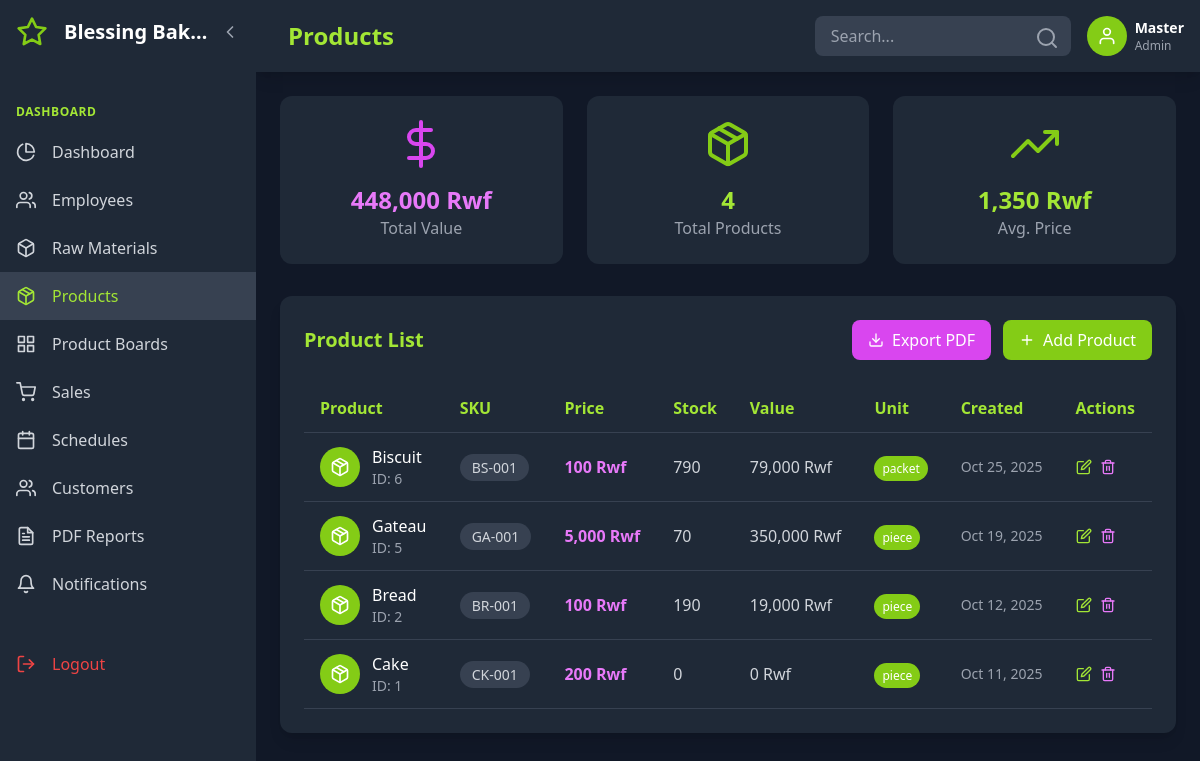
The app's page /?page=products (signed in), older data.
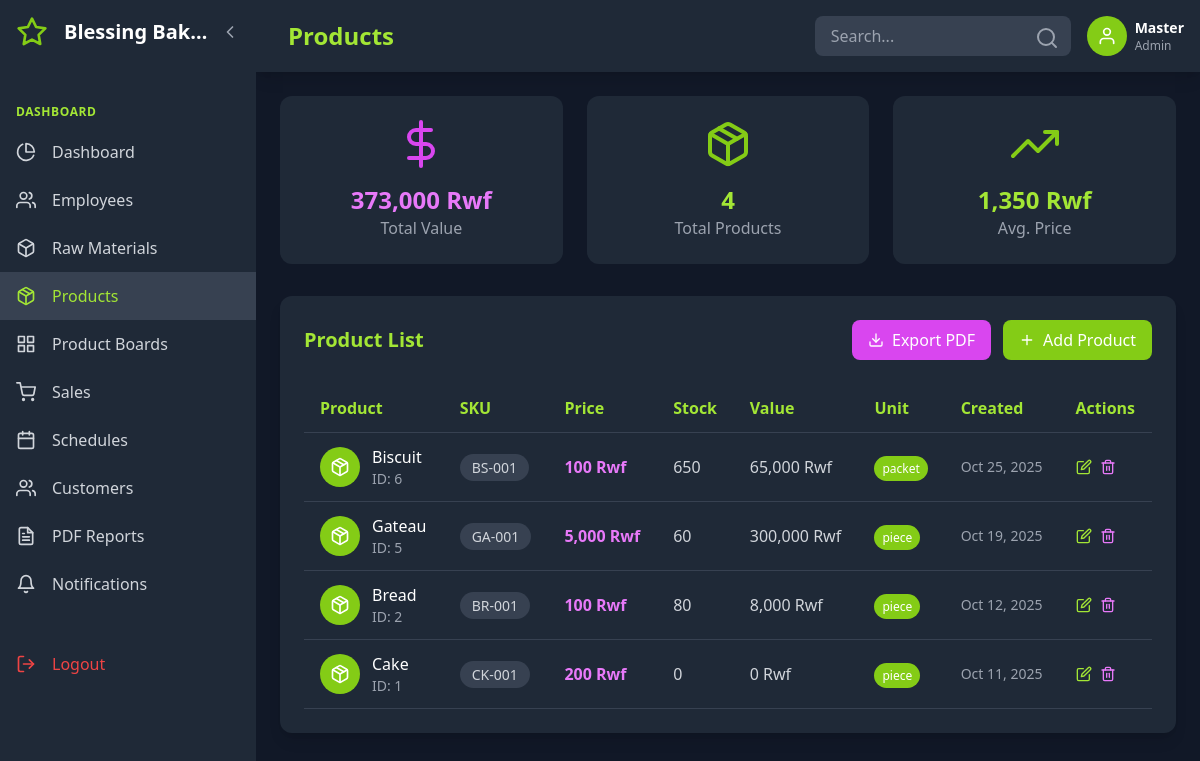
The same page, newer data.
### tables this page shows
CREATE TABLE `system_settings` (
  `id` int(11) NOT NULL,
  `business_name` varchar(255) DEFAULT 'Bakery Management System',
  `currency` varchar(10) DEFAULT 'Frw',
  `timezone` varchar(50) DEFAULT 'Africa/Kigali',
  `date_format` varchar(20) DEFAULT 'Y-m-d',
  `low_stock_threshold` int(11) DEFAULT 10,
  `updated_at` datetime DEFAULT current_timestamp() ON UPDATE current_timestamp()
);

CREATE TABLE `products` (
  `id` int(11) NOT NULL,
  `name` varchar(150) NOT NULL,
  `sku` varchar(80) DEFAULT NULL,
  `price` decimal(10,2) DEFAULT 0.00,
  `unit` varchar(20) DEFAULT NULL,
  `created_at` datetime DEFAULT current_timestamp(),
  `stock` int(11) NOT NULL DEFAULT 0
);

### public/index.php (called while the page is built, shortened)
<?php
require __DIR__ . '/../config/config.php';
$isAjax = (
    (!empty($_SERVER['HTTP_X_REQUESTED_WITH']) && strtolower($_SERVER['HTTP_X_REQUESTED_WITH']) === 'xmlhttprequest')
);
$page = $_GET['page'] ?? 'home';
$logged_in = isset($_SESSION['user_id']);
$admin_only_pages = ['dashboard','employees','employee_create','raw_materials','products','schedules','admin_reports','reports','material_orders','suppliers','supplier_trips'];
$employee_pages = ['product_boards','production','sales','employee_reports','customers'];
$common_pages = ['notifications','profile','change_password','logout','exports_pdf','export_page_pdf','exports_csv','quick_csv_export','export_schedule','settings'];
$public_pages = ['home','login'];
$dashboard_pages = array_merge($admin_only_pages, $employee_pages, $common_pages);
$dashboard_pages = array_diff($dashboard_pages, ['logout', 'exports_pdf', 'export_page_pdf', 'exports_csv', 'quick_csv_export', 'export_schedule']);
if ($page === 'exports_pdf' && $logged_in) {
    ob_end_clean();
    include __DIR__ . '/../app/controllers/exports_pdf.php';
} else if ($page === 'export_page_pdf' && $logged_in) {
    ob_end_clean();
    include __DIR__ . '/../app/controllers/export_page_pdf.php';
} else if ($page === 'exports_csv' && $logged_in) {
    ob_end_clean();
    include __DIR__ . '/../app/controllers/exports_csv.php';
} else if ($page === 'quick_csv_export' && $logged_in) {
    ob_end_clean();
    include __DIR__ . '/../app/controllers/quick_csv_export.php';
} else if ($page === 'export_schedule' && $logged_in) {
    ob_end_clean();
    include __DIR__ . '/../app/controllers/export_schedule.php';
} else if (in_array($page, $dashboard_pages) && $logged_in) {
    if ($isAjax) {
        include __DIR__ . '/../app/controllers/' . $page . '.php';
    } else {
        include __DIR__ . '/../app/views/header.php';
        include __DIR__ . '/../app/controllers/' . $page . '.php';
        include __DIR__ . '/../app/views/footer.php';
    }
} else if (in_array($page, $public_pages)) {
    if ($page === 'home') {
        include __DIR__ . '/../app/controllers/home.php';
    } else {
        include __DIR__ . '/../app/views/public_header.php';
        include __DIR__ . '/../app/controllers/' . $page . '.php';
        include __DIR__ . '/../app/views/public_footer.php';
    }
}
?>

### app/helpers/i18n.php (called while the page is built, shortened)
<?php
if (!function_exists('t')) {
    function t(string $key): string
    {
        $language = $_SESSION['language'] ?? 'en';
        if (isset($translations[$language][$key])) {
            return $translations[$language][$key];
        }
        return $key;
    }
}

### app/controllers/products.php (the view, shortened to what the rows shown need)
<?php
$prods = $pdo->query('SELECT * FROM products ORDER BY created_at DESC')->fetchAll();
?>
<div class="bg-gray-800 rounded-xl p-6 shadow-lg">
    <div class="overflow-x-auto">
        <table class="w-full">
            <thead>
                <tr class="border-b border-gray-700">
                    <th class="text-left py-3 px-4 text-lime-400">Product</th>
                    <th class="text-left py-3 px-4 text-lime-400">SKU</th>
                    <th class="text-left py-3 px-4 text-lime-400">Price</th>
                    <th class="text-left py-3 px-4 text-lime-400">Stock</th>
                    <th class="text-left py-3 px-4 text-lime-400">Value</th>
                    <th class="text-left py-3 px-4 text-lime-400">Unit</th>
                    <th class="text-left py-3 px-4 text-lime-400">Created</th>
                    <th class="text-left py-3 px-4 text-lime-400">Actions</th>
                </tr>
            </thead>
            <tbody id="productsTableBody">
                <?php foreach($prods as $p): ?>
                <tr class="border-b border-gray-700 hover:bg-gray-700" data-product-id="<?= $p['id'] ?>">
                    <td class="py-3 px-4">
                        <div class="flex items-center space-x-3">
                            <div class="w-10 h-10 bg-lime-500 rounded-full flex items-center justify-center">
                                <i data-feather="package" class="w-5 h-5 text-white"></i>
                            </div>
                            <div>
                                <p class="font-medium"><?= htmlspecialchars($p['name']) ?></p>
                                <p class="text-gray-400 text-sm">ID: <?= htmlspecialchars($p['id']) ?></p>
                            </div>
                        </div>
                    </td>
                    <td class="py-3 px-4">
                        <span class="bg-gray-700 text-gray-300 px-3 py-1 rounded-full text-sm">
                            <?= htmlspecialchars($p['sku'] ?? 'N/A') ?>
                        </span>
                    </td>
                    <td class="py-3 px-4">
                        <span class="text-fuchsia-400 font-bold"><?= number_format($p['price'], 0) ?> Rwf</span>
                    </td>
                    <td class="py-3 px-4 text-gray-300">
                        <?= number_format($p['stock'] ?? 0, 0) ?>
                    </td>
                    <td class="py-3 px-4 text-gray-300">
                        <?php $row_value = ($p['price'] ?? 0) * ($p['stock'] ?? 0); ?>
                        <?= number_format($row_value, 0) ?> Rwf
                    </td>
                    <td class="py-3 px-4">
                        <span class="bg-lime-500 text-white px-2 py-1 rounded-full text-xs">
                            <?= htmlspecialchars($p['unit'] ?? 'piece') ?>
                        </span>
                    </td>
                    <td class="py-3 px-4 text-gray-400 text-sm">
                        <?= date('M j, Y', strtotime($p['created_at'])) ?>
                    </td>
                    <td class="py-3 px-4">
                        <div class="flex space-x-2">
                            <button class="edit-product text-lime-400 hover:text-lime-300" data-id="<?= $p['id'] ?>">
                                <i data-feather="edit" class="w-4 h-4"></i>
                            </button>
                            <button class="delete-product text-fuchsia-400 hover:text-fuchsia-300" data-id="<?= $p['id'] ?>">
                                <i data-feather="trash-2" class="w-4 h-4"></i>
                            </button>
                        </div>
                    </td>
                </tr>
                <?php endforeach; ?>
            </tbody>
        </table>
    </div>
</div>

### app/views/header.php (shortened to what the rows shown need)
<?php
    $user = $_SESSION['user_id'] ?? null;
    $user_role = $_SESSION['role'] ?? 'employee';
    $user_name = $_SESSION['username'] ?? 'User';
    $current_page = $_GET['page'] ?? 'dashboard';
    $theme = $_SESSION['theme'] ?? 'dark';
    $language = $_SESSION['language'] ?? 'en';
if ($user):
?>
<!DOCTYPE html>
<html lang="<?= htmlspecialchars($language) ?>" class="<?= $theme === 'dark' ? 'dark' : '' ?>">
<head>
    <script src="https://cdn.tailwindcss.com"></script>
</head>
<body class="<?= $theme === 'dark' ? 'bg-gray-900 text-white' : 'bg-gray-100 text-gray-900' ?> min-h-screen flex">
    <div id="sidebar" class="sidebar sidebar-expanded bg-gray-800 fixed h-full overflow-hidden z-50">
        <div class="p-4 flex items-center justify-between">
            <div class="flex items-center min-w-0">
                <i data-feather="star" class="text-lime-500 w-8 h-8 flex-shrink-0"></i>
                <span class="logo-text ml-4 text-xl font-bold truncate"><?php echo $conn->query("SELECT business_name FROM system_settings LIMIT 1")->fetchColumn(); ?></span>
            </div>
            <button id="sidebarToggle" class="text-gray-400 hover:text-white ml-2 flex-shrink-0">
                <i data-feather="chevron-left" class="w-5 h-5 sidebar-toggle-icon"></i>
            </button>
        </div>
        <nav class="mt-8">
            <?php if ($user_role === 'admin'): ?>
                <div class="px-4 py-2 text-xs font-semibold text-lime-400 uppercase tracking-wider">
                    <span class="nav-item-text"><?= t('dashboard') ?></span>
                </div>
                <a href="?page=dashboard" class="nav-item flex items-center px-4 py-3 text-gray-300 hover:bg-gray-700 hover:text-lime-400 transition-colors <?= $current_page === 'dashboard' ? 'bg-gray-700 text-lime-400' : '' ?>">
                    <i data-feather="pie-chart" class="w-5 h-5 flex-shrink-0"></i>
                    <span class="nav-item-text ml-4 truncate"><?= t('dashboard') ?></span>
                </a>
                <a href="?page=employees" class="nav-item flex items-center px-4 py-3 text-gray-300 hover:bg-gray-700 hover:text-lime-400 transition-colors <?= $current_page === 'employees' ? 'bg-gray-700 text-lime-400' : '' ?>">
                    <i data-feather="users" class="w-5 h-5 flex-shrink-0"></i>
                    <span class="nav-item-text ml-4 truncate"><?= t('employees') ?></span>
                </a>
                <a href="?page=raw_materials" class="nav-item flex items-center px-4 py-3 text-gray-300 hover:bg-gray-700 hover:text-lime-400 transition-colors <?= $current_page === 'raw_materials' ? 'bg-gray-700 text-lime-400' : '' ?>">
                    <i data-feather="box" class="w-5 h-5 flex-shrink-0"></i>
                    <span class="nav-item-text ml-4 truncate"><?= t('raw_materials') ?></span>
                </a>
                <a href="?page=products" class="nav-item flex items-center px-4 py-3 text-gray-300 hover:bg-gray-700 hover:text-lime-400 transition-colors <?= $current_page === 'products' ? 'bg-gray-700 text-lime-400' : '' ?>">
                    <i data-feather="package" class="w-5 h-5 flex-shrink-0"></i>
                    <span class="nav-item-text ml-4 truncate"><?= t('products') ?></span>
                </a>
                <a href="?page=product_boards" class="nav-item flex items-center px-4 py-3 text-gray-300 hover:bg-gray-700 hover:text-lime-400 transition-colors <?= $current_page === 'product_boards' ? 'bg-gray-700 text-lime-400' : '' ?>">
                    <i data-feather="grid" class="w-5 h-5 flex-shrink-0"></i>
                    <span class="nav-item-text ml-4 truncate"><?= t('product_boards') ?></span>
                </a>
                <a href="?page=suppliers" class="nav-item flex items-center px-4 py-3 text-gray-300 hover:bg-gray-700 hover:text-fuchsia-400 transition-colors <?= $current_page === 'sales' ? 'bg-gray-700 text-fuchsia-400' : '' ?>">
                    <i data-feather="shopping-cart" class="w-5 h-5 flex-shrink-0"></i>
                    <span class="nav-item-text ml-4 truncate"><?= t('sales') ?></span>
                <a href="?page=schedules" class="nav-item flex items-center px-4 py-3 text-gray-300 hover:bg-gray-700 hover:text-lime-400 transition-colors <?= $current_page === 'schedules' ? 'bg-gray-700 text-lime-400' : '' ?>">
                    <i data-feather="calendar" class="w-5 h-5 flex-shrink-0"></i>
                    <span class="nav-item-text ml-4 truncate"><?= t('schedules') ?></span>
                </a>
                <a href="?page=customers" class="nav-item flex items-center px-4 py-3 text-gray-300 hover:bg-gray-700 hover:text-lime-400 transition-colors <?= $current_page === 'customers' ? 'bg-gray-700 text-lime-400' : '' ?>">
                    <i data-feather="users" class="w-5 h-5 flex-shrink-0"></i>
                    <span class="nav-item-text ml-4 truncate"><?= t('customers') ?></span>
                </a>
                <a href="?page=admin_reports" class="nav-item flex items-center px-4 py-3 text-gray-300 hover:bg-gray-700 hover:text-lime-400 transition-colors <?= $current_page === 'admin_reports' ? 'bg-gray-700 text-lime-400' : '' ?>">
                    <i data-feather="file-text" class="w-5 h-5 flex-shrink-0"></i>
                    <span class="nav-item-text ml-4 truncate"><?= t('admin_reports') ?></span>
                </a>
                <a href="?page=notifications" class="nav-item flex items-center px-4 py-3 text-gray-300 hover:bg-gray-700 hover:text-lime-400 transition-colors <?= $current_page === 'notifications' ? 'bg-gray-700 text-lime-400' : '' ?>">
                    <i data-feather="bell" class="w-5 h-5 flex-shrink-0"></i>
                    <span class="nav-item-text ml-4 truncate"><?= t('notifications') ?></span>
                </a>
            <?php endif; ?>
            <a href="?page=logout" class="nav-item flex items-center px-4 py-3 text-red-500 hover:bg-gray-700 hover:text-red-400 transition-colors mt-8">
                <i data-feather="log-out" class="w-5 h-5 flex-shrink-0"></i>
                <span class="nav-item-text ml-4 truncate"><?= t('logout') ?></span>
            </a>
        </nav>
    </div>
    <div id="mainContent" class="main-content main-expanded flex-1 transition-all duration-300">
        <header class="bg-gray-800 shadow-lg p-4 flex justify-between items-center">
            <div class="flex items-center space-x-4">
                <h1 class="text-2xl font-bold text-lime-400 capitalize"><?= str_replace('_', ' ', $current_page) ?></h1>
            </div>
            <div class="flex items-center space-x-4">
                <div class="relative hidden md:block">
                    <input type="text" placeholder="Search..." class="bg-gray-700 text-white px-4 py-2 rounded-lg focus:outline-none focus:ring-2 focus:ring-lime-500 w-64">
                    <i data-feather="search" class="absolute right-3 top-2.5 text-gray-400"></i>
                </div>
                <div class="flex items-center space-x-2">
                    <a href="?page=settings">
                        <div class="w-10 h-10 <?= $user_role === 'admin' ? 'bg-lime-500' : 'bg-fuchsia-500' ?> rounded-full flex items-center justify-center">
                            <i data-feather="user" class="w-5 h-5 text-white"></i>
                        </div>
                    </a>
                    <div class="hidden sm:block">
                        <p class="text-white font-semibold text-sm"><?= htmlspecialchars($user_name) ?></p>
                        <p class="text-gray-400 text-xs capitalize"><?= htmlspecialchars($user_role) ?></p>
                    </div>
                </div>
            </div>
        </header>
        <main class="p-6">
<?php else: ?>
<?php endif; ?>

Row changes from the older to the newer data that the page shows:
changed products "Biscuit": stock "790" → "650"; row_value "79,000" → "65,000"
changed products "Gateau": stock "70" → "60"; row_value "350,000" → "300,000"
changed products "Bread": stock "190" → "80"; row_value "19,000" → "8,000"
Text that changed along with them:
$total_value: "448,000" → "373,000"
